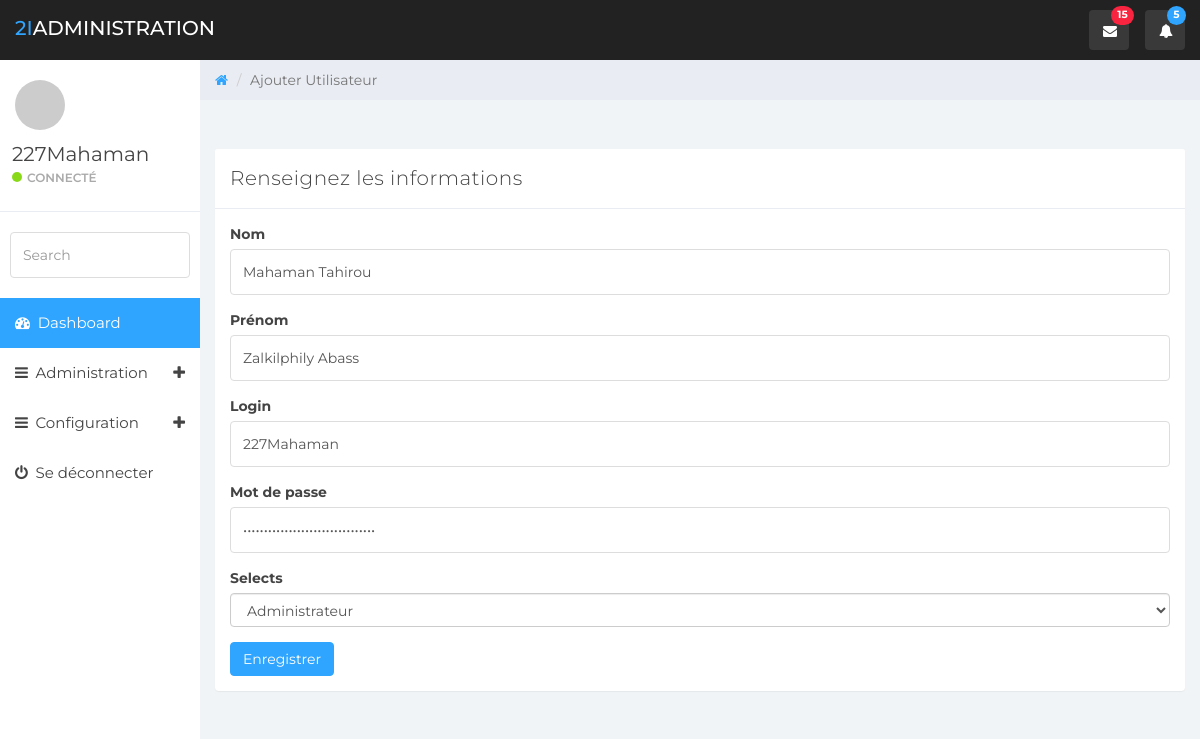
/index.php?p=addUser&modif=1 (signed in), run on the app's committed database.
### tables this page shows
CREATE TABLE `user` (
  `id_user` int(11) NOT NULL,
  `id_profil` int(11) NOT NULL,
  `nom_user` varchar(45) DEFAULT NULL,
  `prenom_user` varchar(45) DEFAULT NULL,
  `login` varchar(45) DEFAULT NULL,
  `password` text DEFAULT NULL,
  `statut_activation` int(11) DEFAULT 1,
  `statut_connexion` int(11) DEFAULT NULL,
  `created_by` int(11) DEFAULT NULL,
  `created_at` timestamp NULL DEFAULT current_timestamp(),
  `modified_by` int(11) DEFAULT NULL,
  `modified_at` datetime DEFAULT NULL
);

CREATE TABLE `profil` (
  `id_profil` int(11) NOT NULL,
  `libelle_profil` varchar(45) DEFAULT NULL,
  `created_by` int(11) DEFAULT NULL,
  `created_at` timestamp NULL DEFAULT current_timestamp(),
  `modified_by` int(11) DEFAULT NULL,
  `modified_at` datetime DEFAULT NULL
);

### app/core/user_db_manager.php (called while the page is built, shortened)
<?php
function select_user_one($id_user){
    $pdo = $GLOBALS['connexion'];
    $records = $pdo->query("select * from user where id_user = $id_user");
    return $records;
}

### app/core/profil_db_manager.php (called while the page is built, shortened)
<?php
function select_profil($critere){
    $pdo = $GLOBALS['connexion'];
    $records = $pdo->query("SELECT id_profil, libelle_profil, created_by, created_at, modified_by, modified_at
                 FROM profil
                 WHERE $critere ");
    return $records;
}

### app/views/view_addUser.php (the view, shortened to what this page needs)
<?php
	include_once("app/core/user_db_manager.php");
	include_once("app/core/profil_db_manager.php");
    $title="Ajouter Utilisateur";
	$user = "";
	if (isset($_POST['bouton_envoyer'])) {
		$profil = echapper($_POST['id_profil']);
		$nom = echapper($_POST['nom_user']);
		$prenom = echapper($_POST['prenom_user']);
		$login = echapper($_POST['login']);
		$password = echapper(md5($_POST['password']));
		$user_conn = $_SESSION['id_user'];
		$result = insert_user($profil, $nom, $prenom, $login, $password, $user_conn);
	} elseif (!empty($_GET['modif']) && ctype_digit($_GET['modif'])) {
		$id = $_GET['modif'];
		$user = select_user_one($id)->fetch();
	} elseif(isset($_POST['id_groupe'])){
		$id = $_POST['id_groupe'];
		$delete = delete_user($id);
		if($delete){
			header("Location: index.php?p=user");
		}
	}
?>
<div class="col-sm-9 col-sm-offset-3 col-lg-10 col-lg-offset-2 main">
	<div class="row">
		<ol class="breadcrumb">
			<li><a href="#">
				<em class="fa fa-home"></em>
			</a></li>
			<li class="active"><?= $title;?></li>
		</ol>
	</div>
	<div class="row">
		<div class="col-lg-12">
			<h1 class="page-header"><??></h1>
		</div>
	</div>
	<div class="row">
		<div class="col-md-12">
			<div class="panel panel-default form">
				<div class="panel-heading">Renseignez les informations</div>
				<div class="panel-body">
					<form role="form" method="post">
						<div class="form-group">
							<label>Nom</label>
							<input class="form-control" name="nom_user" value="<?= ($user)? $user['nom_user'] : "" ?>" placeholder="Nom d'utilisateur" required>
						</div>
						<div class="form-group">
							<label>Prénom</label>
							<input class="form-control" name="prenom_user" value="<?= ($user)? $user['prenom_user'] : "" ?>" placeholder="Prénom d'utilisateur" required>
						</div>
						<div class="form-group">
							<label>Login</label>
							<input class="form-control" name="login" value="<?= ($user)? $user['login'] : "" ?>" placeholder="Pseudo Login" required>
						</div>
						<div class="form-group">
							<label>Mot de passe</label>
							<input class="form-control" type="password" name="password" value="<?= ($user)? $user['password'] : "" ?>" placeholder="Mot de passe" required>
						</div>
						<div class="form-group">
							<label>Selects</label>
							<select class="form-control" name="id_profil" required>
								<?php
									$records = select_profil(true);
									foreach($records as $row) {
								?>
								<option value="<?= $row['id_profil']?>" <?= ($user['id_profil']==$row['id_profil']) ? "selected": ""; ?>><?= $row['libelle_profil']?></option>
								<?php } ?>
							</select>
						</div>
						<button type="submit" id="bouton_envoyer" name="<?= (isset($_GET['modif']))? "btn_update" : "bouton_envoyer";?>" class="btn btn-primary">Enregistrer</button>
					</form>
				</div>
			</div>
		</div>
	</div>
</div>
<?php
    require('template.php');
?>

### public/css/styles.css (style rules this page uses)
body { background: #f1f4f7; padding-top: 60px; font-size: 14px; color: #444444; font-family: "Montserrat", "Helvetica Neue", Helvetica, Arial, sans-serif; }
a, a:hover, a:focus { color: #30a5ff; }
h1, h2, h3, h4, h5, h6 { color: #444444; }
h1 { font-weight: 300; font-size: 40px; }
input.form-control { border: 1px solid #ddd; box-shadow: none; height: 46px; }
.btn-primary, .btn-primary:hover, .btn-primary:focus, .btn-primary:active, .btn-primary.active, .open > .dropdown-toggle.btn-primary, .btn-primary.disabled, .btn-primary[disabled], fieldset[disabled] .btn-primary, .btn-primary.disabled:hover, .btn-primary[disabled]:hover, fieldset[disabled] .btn-primary:hover, .btn-primary.disabled:focus, .btn-primary[disabled]:focus, fieldset[disabled] .btn-primary:focus, .btn-primary.disabled:active, .btn-primary[disabled]:active, fieldset[disabled] .btn-primary:active, .btn-primary.disabled.active, .btn-primary[disabled].active, fieldset[disabled] .btn-primary.active { background-color: #30a5ff; border-color: #30a5ff; }
.panel { border: 0; }
.panel-heading { font-size: 20px; font-weight: 300; letter-spacing: 0.025em; height: 60px; line-height: 38px; }
.panel-default .panel-heading { background: #fff; border-bottom: 1px solid #e9ecf2; color: #444444; }
.breadcrumb { border-radius: 0; padding: 10px 15px 10px 15px; background: #e9ecf2; margin: 0; }
h1.page-header { margin-top: 20px; border-bottom: 0; }

### data on the page
user: nom_user "Mahaman Tahirou", prenom_user "Zalkilphily Abass", login "227Mahaman", id_profil "Administrateur"

### other printed values
$_SESSION['login'] "227Mahaman"
$_SESSION['bloc_administration']['0']['libelle_groupe'] "Administration"
$_SESSION['bloc_configuration']['0']['libelle_groupe'] "Configuration"
$title "Ajouter Utilisateur"
